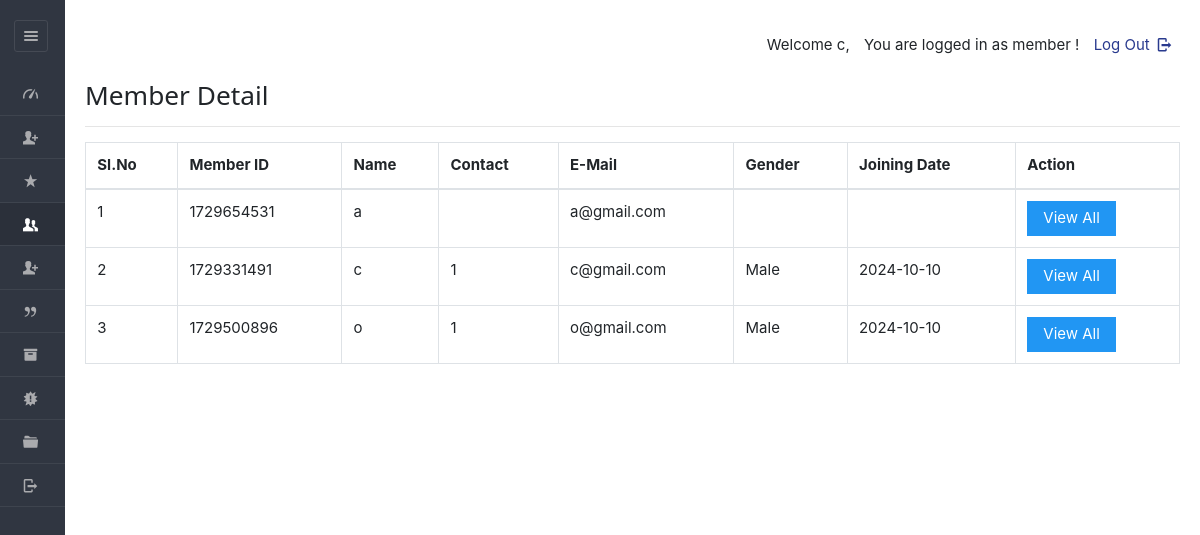
The app's page /dashboard/admin/table_view.php (signed in), older data.
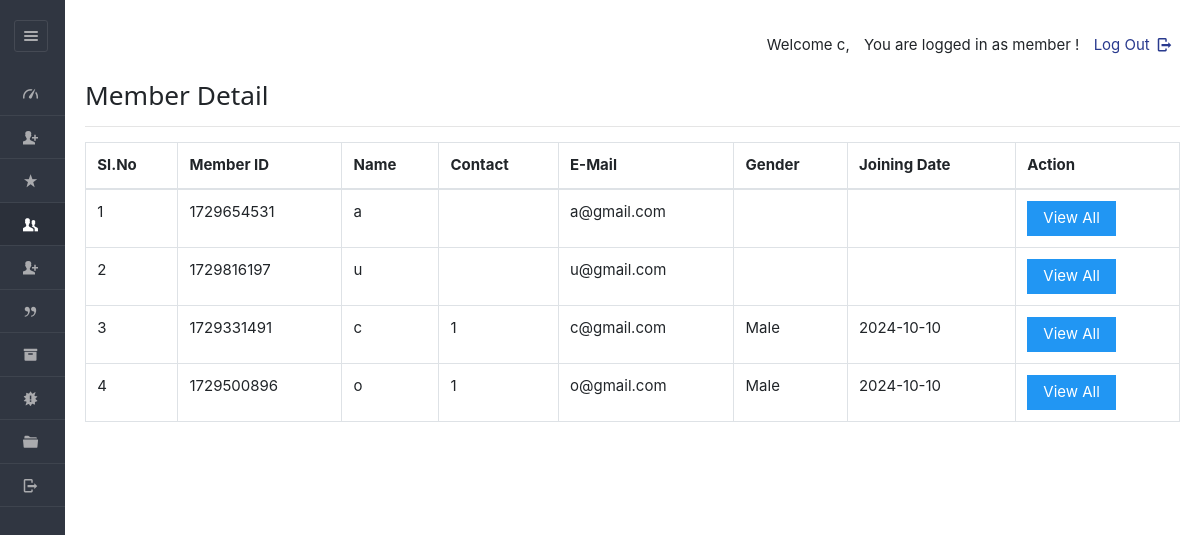
The same page, newer data.
### tables this page shows
CREATE TABLE `users` (
  `userid` varchar(20) NOT NULL,
  `pass_key` varchar(100) NOT NULL,
  `imageid` varchar(200) NOT NULL,
  `username` varchar(40) NOT NULL,
  `fullName` varchar(100) NOT NULL,
  `gender` varchar(8) NOT NULL,
  `mobile` varchar(20) NOT NULL,
  `email` varchar(200) NOT NULL,
  `dob` varchar(40) NOT NULL,
  `joining_date` varchar(40) NOT NULL,
  `hasApproved` varchar(10) DEFAULT NULL
);

### dashboard/admin/table_view.php (the view, shortened to what this page needs)
<!DOCTYPE html>
<html lang="en">
<head>
	<link rel="stylesheet" href="../../css/style.css"  id="style-resource-5">
    <link rel="stylesheet" href="../../css/dashMain.css">
    <link rel="stylesheet" type="text/css" href="../../css/entypo.css">
	<link href="a1style.css" rel="stylesheet" type="text/css">
	<link rel="stylesheet" href="../../css/bootstrap.min.css">
	<link rel="stylesheet" href="../../css/dashboard/sidebar.css">
</head>
    <body class="page-body  page-fade" onload="collapseSidebar()">
    	<div class="page-container sidebar-collapsed" id="navbarcollapse">
		<div class="sidebar-menu">
			<header class="logo-env">
					<div class="sidebar-collapse" onclick="collapseSidebar()">
				<a href="#" class="sidebar-collapse-icon with-animation">
					<i class="entypo-menu"></i>
				</a>
			</div>
			</header>
    		<?php include('nav.php'); ?>
    	</div>
    		<div class="main-content">
				<div class="row">
					<div class="col-md-6 col-sm-8 clearfix">
					</div>
					<div class="col-md-6 col-sm-4 clearfix hidden-xs">
						<ul class="list-inline links-list pull-right">
							<li>
								<a href="logout.php">
									Log Out <i class="entypo-logout right"></i>
								</a>
							</li>
						</ul>
					</div>
				</div>
		<h3>Member Detail</h3>
		<hr />
<table class="table table-bordered datatable" id="table-1" border=1>
    <thead>
        <tr><h2>
            <th>Sl.No</th>
            <th>Member ID</th>
            <th>Name</th>
            <th>Contact</th>
            <th>E-Mail</th>
            <th>Gender</th>
            <th>Joining Date</th>
            <th>Action</th></h2>
        </tr>
    </thead>
    <tbody>
    <?php
    $query  = "SELECT * FROM users ORDER BY joining_date";
    $result = mysqli_query($con, $query);
    $sno    = 1;
    if ($result && mysqli_num_rows($result) > 0) {
        while ($row = mysqli_fetch_array($result, MYSQLI_ASSOC)) {
            $uid = $row['userid'];
            echo "<tr><td>" . $sno . "</td>";
            echo "<td>" . htmlspecialchars($row['userid']) . "</td>";
            echo "<td>" . htmlspecialchars($row['username']) . "</td>";
            echo "<td>" . htmlspecialchars($row['mobile']) . "</td>";
            echo "<td>" . htmlspecialchars($row['email']) . "</td>";
            echo "<td>" . htmlspecialchars($row['gender']) . "</td>";
            echo "<td>" . htmlspecialchars($row['joining_date']) . "</td>";
            $sno++;
            echo "<td>
                    <form action='viewall_detail.php' method='post'>
                        <input type='hidden' name='name' value='" . htmlspecialchars($uid) . "'/>
                        <input type='submit' class='a1-btn a1-blue' value='View All'/>
                    </form>
                  </td></tr>";
        }
    } else {
        echo "<tr><td colspan='8'>No records found</td></tr>";
    }
    ?>
    </tbody>
</table>
    	</div>
    </body>
</html>

Row changes from the older to the newer data that the page shows:
added users: userid "1729816197", username "u", email "u@gmail.com"
